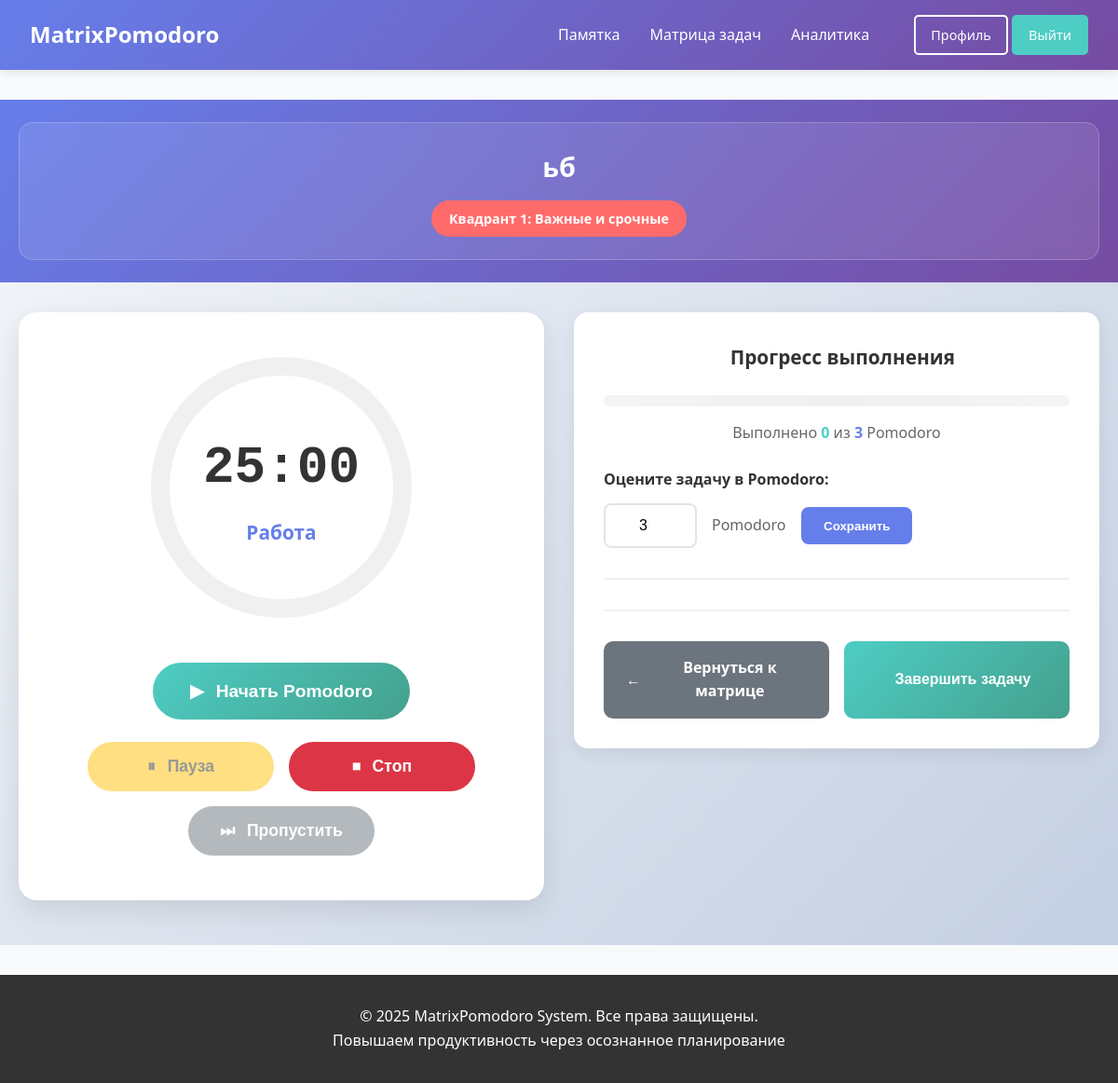
The page /pomodoro/task/26/ (signed in) on the database its author committed.
### tasks/models.py (models this page shows, shortened)
class Task(models.Model):
    STATUS_CHOICES = [
        ('active', 'Активная'),
        ('completed', 'Завершена'),
        ('cancelled', 'Отменена'),
    ]
    user = models.ForeignKey(User, on_delete=models.CASCADE, verbose_name="Пользователь")
    quadrant = models.ForeignKey(EisenhowerQuadrant, on_delete=models.PROTECT,
                                 verbose_name="Квадрант", null=True, blank=True)
    title = models.CharField(max_length=200, verbose_name="Заголовок")
    description = models.TextField(blank=True, verbose_name="Описание")
    status = models.CharField(max_length=10, choices=STATUS_CHOICES, default='active', verbose_name="Статус")
    display_order = models.PositiveIntegerField(default=0, verbose_name="Порядок отображения")
    priority = models.PositiveIntegerField(default=1, verbose_name="Приоритет (1-10)")
    due_date = models.DateTimeField(null=True, blank=True, verbose_name="Срок выполнения")
    estimated_pomodoros = models.PositiveIntegerField(default=1, verbose_name="Планируемое количество Pomodoro")
    completed_pomodoros = models.PositiveIntegerField(default=0, verbose_name="Выполнено Pomodoro")
    created_at = models.DateTimeField(auto_now_add=True)
    updated_at = models.DateTimeField(auto_now=True)
    completed_at = models.DateTimeField(null=True, blank=True, verbose_name="Фактическое время выполнения")
    class Meta:
        verbose_name = "Задача"
        verbose_name_plural = "Задачи"
        ordering = ['quadrant__priority_order', 'display_order', 'created_at']

class EisenhowerQuadrant(models.Model):
    name = models.CharField(max_length=100, verbose_name="Название квадранта")
    description = models.TextField(verbose_name="Описание")
    priority_order = models.IntegerField(verbose_name="Порядок отображения (1-4)")
    color_code = models.CharField(max_length=7, default='#FFFFFF', verbose_name="Цвет (HEX)")
    icon = models.CharField(max_length=50, blank=True, verbose_name="Иконка")
    class Meta:
        verbose_name = "Квадрант Эйзенхауэра"
        verbose_name_plural = "Квадранты Эйзенхауэра"
        ordering = ['priority_order']

### pomodoro/views.py (the view)
# urls.py: path('task/<int:task_id>/', views.task_detail, name='task_detail'),
@login_required
def task_detail(request, task_id):
    task = get_object_or_404(Task, id=task_id, user=request.user)
    try:
        settings = UserSettings.objects.get(user=request.user)
    except UserSettings.DoesNotExist:
        settings = UserSettings.objects.create(user=request.user)
    today = timezone.now().date()
    today_sessions = PomodoroSession.objects.filter(
        user=request.user,
        task=task,
        start_time__date=today
    ).count()
    recent_sessions = PomodoroSession.objects.filter(
        user=request.user,
        task=task
    ).order_by('-start_time')[:5]
    if task.estimated_pomodoros > 0:
        progress_percentage = (task.completed_pomodoros / task.estimated_pomodoros) * 100
    else:
        progress_percentage = 0
    context = {
        'task': task,
        'settings': settings,
        'today_sessions': today_sessions,
        'recent_sessions': recent_sessions,
        'progress_percentage': progress_percentage,
    }
    return render(request, 'pomodoro/task_detail.html', context)

### pomodoro/templates/pomodoro/task_detail.html (shortened to what this page needs)
{% extends 'core/base.html' %}
{% load static %}
{% block extra_css %}
<link rel="stylesheet" href="{% static 'pomodoro/css/timer.css' %}">
{% endblock %}
{% block content %}
<div class="pomodoro-page">
    <div class="pomodoro-header">
        <div class="container">
            <div class="task-info-card">
                <div class="task-main-info" style="text-align: center; width: 100%;">
                    <h1 class="task-title">{{ task.title }}</h1>
                    <div class="task-meta-tags" style="justify-content: center;">
                        {% if task.quadrant %}
                        <span class="quadrant-tag" style="background-color: {{ task.quadrant.color_code|default:'#4ECDC4' }}">
                            {{ task.quadrant.name }}
                        </span>
                        {% endif %}
                    </div>
                </div>
            </div>
        </div>
    </div>
    <div class="container">
        <div class="pomodoro-main-layout">
            <div class="timer-column">
                <div class="timer-card">
                    <div class="timer-circle" id="timer-circle">
                        <div class="timer-display">
                            <div class="timer-time" id="timer-display">25:00</div>
                            <div class="timer-phase" id="timer-phase">Готов к работе</div>
                        </div>
                    </div>
                    <div class="timer-controls">
                        <button class="timer-btn btn-start" id="start-timer">
                        </button>
                        <div class="secondary-controls">
                            <button class="timer-btn btn-pause" id="pause-timer" disabled>
                                <span class="btn-icon">⏸</span>
                                <span class="btn-text">Пауза</span>
                            </button>
                            <button class="timer-btn btn-stop" id="stop-timer">
                                <span class="btn-icon">⏹</span>
                                <span class="btn-text">Стоп</span>
                            </button>
                            <button class="timer-btn btn-skip" id="skip-timer" disabled>
                                <span class="btn-icon">⏭</span>
                                <span class="btn-text">Пропустить</span>
                            </button>
                        </div>
                    </div>
                </div>
            </div>
            <div class="task-details-column">
                <div class="detail-card">
                    <h3 class="detail-title" style="text-align: center; justify-content: center; display: flex; align-items: center;">
                        Прогресс выполнения
                    </h3>
                    <div class="detail-content">
                        <div class="progress-container">
                            <div class="progress-bar">
                            </div>
                            <div class="progress-text" id="progress-text">
                            </div>
                        </div>
                        <div class="pomodoro-estimation">
                            <label for="estimated-pomodoros">Оцените задачу в Pomodoro:</label>
                            <div class="estimation-control">
                                <input type="number" id="estimated-pomodoros"
                                       value="{{ task.estimated_pomodoros }}"
                                       min="1" max="20" class="estimation-input">
                                <span class="estimation-label">Pomodoro</span>
                                <button class="btn-save-estimation" id="save-estimation-btn">Сохранить</button>
                            </div>
                        </div>
                        <div class="actions-container">
                            <div class="action-buttons">
                                <a href="{% url 'tasks:matrix' %}" class="action-btn btn-back">
                                    <span class="btn-icon">←</span>
                                    Вернуться к матрице
                                </a>
                                <button class="action-btn btn-complete" id="complete-task-btn">
                                    Завершить задачу
                                </button>
                            </div>
                        </div>
                    </div>
                </div>
            </div>
        </div>
    </div>
</div>
{% endblock %}

### core/static/core/css/base.css (style rules this page uses)
* { margin: 0; padding: 0; box-sizing: border-box; }
body { font-family: 'Segoe UI', Tahoma, Geneva, Verdana, sans-serif; line-height: 1.6; color: #333; background-color: #f8f9fa; min-height: 100vh; display: flex; flex-direction: column; }
.container { max-width: 1200px; margin: 0 auto; padding: 0 20px; }

### rows shown on the page
Task: title "ьб", quadrant.name "Квадрант 1: Важные и срочные", estimated_pomodoros "3"
